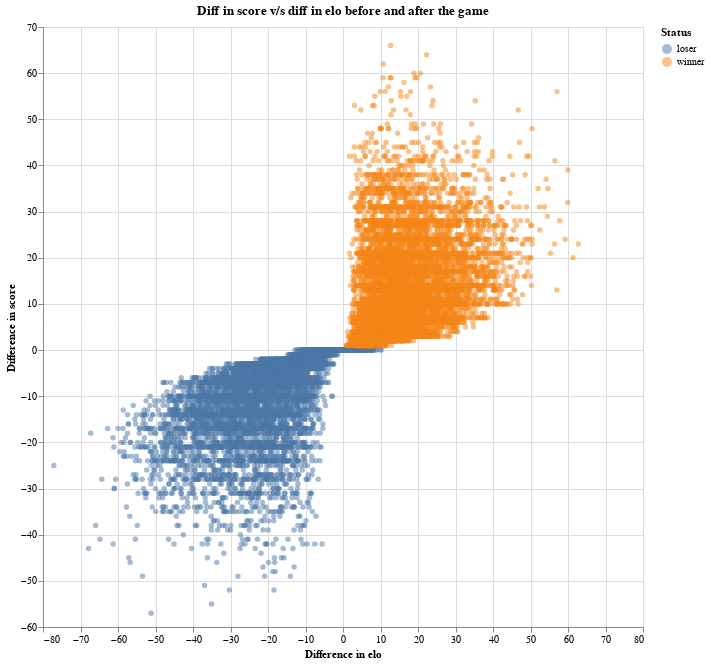

Notebook code cell kept with this figure:
### Code cell
alt.data_transformers.disable_max_rows()

chart = alt.Chart(elo_data).mark_circle(opacity = 0.5).encode(
        alt.X('diff_in_elo:Q', title = 'Difference in elo'),
        alt.Y('diff_in_score:Q', title = 'Difference in score'),
        alt.Color('Status')).properties(
            title = 'Diff in score v/s diff in elo before and after the game',
            height = 600,
            width = 600)

chart

### Figure 1 — Vega-Lite specification as saved in the notebook (floating-point values rounded to 4 significant figures; data arrays with more than 128 entries replaced by an {"elided": "..."} marker saying what was removed)
{"$schema": "https://vega.github.io/schema/vega-lite/v3.4.0.json", "config": {"mark": {"tooltip": null}, "view": {"height": 300, "width": 400}}, "data": {"name": "data-81c943e98bfd81086b90359f4eda22ed"}, "datasets": {"data-81c943e98bfd81086b90359f4eda22ed": {"elided": "15964 records"}}, "encoding": {"color": {"field": "Status", "type": "nominal"}, "x": {"field": "diff_in_elo", "title": "Difference in elo", "type": "quantitative"}, "y": {"field": "diff_in_score", "title": "Difference in score", "type": "quantitative"}}, "height": 600, "mark": {"opacity": 0.5, "type": "circle"}, "title": "Diff in score v/s diff in elo before and after the game", "width": 600}
